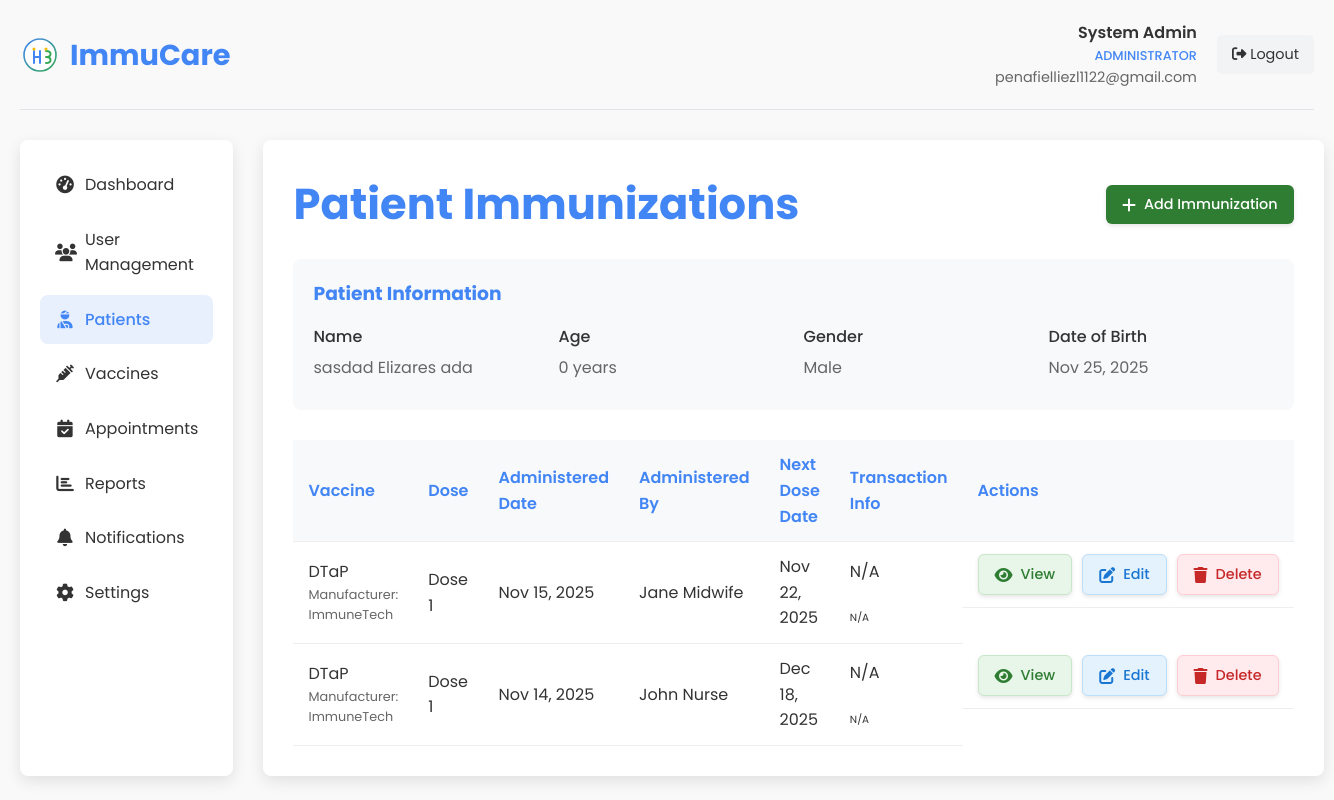
The page /admin_immunizations.php?patient_id=14 (signed in) on the database its author committed.
### tables this page shows
CREATE TABLE `patients` (
  `id` int(11) NOT NULL,
  `user_id` int(11) DEFAULT NULL,
  `first_name` varchar(50) NOT NULL,
  `middle_name` varchar(50) DEFAULT NULL,
  `last_name` varchar(50) NOT NULL,
  `date_of_birth` date NOT NULL,
  `gender` enum('male','female','other') NOT NULL,
  `blood_type` varchar(10) DEFAULT NULL COMMENT 'Patient blood type (A+, A-, B+, B-, AB+, AB-, O+, O-)',
  `purok` text NOT NULL,
  `city` varchar(100) NOT NULL,
  `province` varchar(100) NOT NULL,
  `postal_code` varchar(20) DEFAULT NULL,
  `phone_number` varchar(20) DEFAULT NULL,
  `email` varchar(255) DEFAULT NULL,
  `medical_history` text DEFAULT NULL,
  `allergies` text DEFAULT NULL,
  `diagnosis` text DEFAULT NULL COMMENT 'Patient diagnosis information',
  `created_at` datetime NOT NULL,
  `updated_at` timestamp NOT NULL DEFAULT current_timestamp() ON UPDATE current_timestamp()
);

CREATE TABLE `immunizations` (
  `id` int(11) NOT NULL,
  `patient_id` int(11) NOT NULL,
  `vaccine_id` int(11) NOT NULL,
  `administered_by` int(11) NOT NULL,
  `dose_number` int(11) DEFAULT 1,
  `batch_number` varchar(50) DEFAULT NULL,
  `expiration_date` date DEFAULT NULL,
  `administered_date` datetime NOT NULL,
  `next_dose_date` date DEFAULT NULL,
  `location` varchar(100) DEFAULT NULL,
  `diagnosis` text DEFAULT NULL,
  `transaction_id` varchar(100) DEFAULT NULL,
  `transaction_number` varchar(50) DEFAULT NULL,
  `created_at` datetime NOT NULL,
  `updated_at` timestamp NOT NULL DEFAULT current_timestamp() ON UPDATE current_timestamp()
);

CREATE TABLE `vaccines` (
  `id` int(11) NOT NULL,
  `name` varchar(100) NOT NULL,
  `manufacturer` varchar(100) DEFAULT NULL,
  `description` text DEFAULT NULL,
  `recommended_age` varchar(100) DEFAULT NULL,
  `doses_required` int(11) DEFAULT 1,
  `days_between_doses` int(11) DEFAULT NULL,
  `is_active` tinyint(1) DEFAULT 1,
  `created_at` datetime NOT NULL,
  `updated_at` timestamp NOT NULL DEFAULT current_timestamp() ON UPDATE current_timestamp()
);

CREATE TABLE `users` (
  `id` int(11) NOT NULL,
  `role_id` int(11) NOT NULL DEFAULT 4,
  `user_type` enum('admin','midwife','nurse','patient') NOT NULL DEFAULT 'patient',
  `name` varchar(100) NOT NULL,
  `email` varchar(100) NOT NULL,
  `phone` varchar(20) NOT NULL,
  `password` varchar(255) NOT NULL,
  `otp` varchar(6) DEFAULT NULL,
  `otp_expiry` datetime DEFAULT NULL,
  `is_active` tinyint(1) DEFAULT 1,
  `last_login` datetime NOT NULL,
  `created_at` datetime NOT NULL,
  `updated_at` timestamp NOT NULL DEFAULT current_timestamp() ON UPDATE current_timestamp()
);

### transaction_helper.php (called while the page is built, shortened)
<?php
class TransactionHelper {
    public static function formatTransactionId($transaction_id) {
        if (empty($transaction_id)) {
            return 'N/A';
        }
        return $transaction_id;
    }
    public static function formatTransactionNumber($transaction_number) {
        if (empty($transaction_number)) {
            return 'N/A';
        }
        return $transaction_number;
    }
}
?>

### admin_immunizations.php (the view, shortened to what this page needs)
<?php
require_once 'transaction_helper.php';
$admin_name = $_SESSION['user_name'];
$admin_email = $_SESSION['user_email'];
$conn = new mysqli(DB_HOST, DB_USER, DB_PASS, DB_NAME);
$patient_id = isset($_GET['patient_id']) ? intval($_GET['patient_id']) : 0;
$patient = null;
if ($patient_id > 0) {
    $stmt = $conn->prepare("SELECT p.*, CONCAT(p.first_name, ' ', p.middle_name, ' ', p.last_name) as full_name,
                           TIMESTAMPDIFF(YEAR, p.date_of_birth, CURDATE()) as age
                           FROM patients p WHERE p.id = ?");
    $stmt->bind_param("i", $patient_id);
    $stmt->execute();
    $result = $stmt->get_result();
    if ($result->num_rows > 0) {
        $patient = $result->fetch_assoc();
    } else {
        header('Location: admin_patients.php');
        exit;
    }
}
$immunizations_query = "SELECT i.*, v.name as vaccine_name, v.manufacturer,
                       u.name as administered_by_name,
                       i.transaction_id,
                       i.transaction_number
                       FROM immunizations i
                       JOIN vaccines v ON i.vaccine_id = v.id
                       JOIN users u ON i.administered_by = u.id
                       WHERE i.patient_id = ?
                       ORDER BY i.administered_date DESC";
$stmt = $conn->prepare($immunizations_query);
$stmt->bind_param("i", $patient_id);
$stmt->execute();
$immunizations_result = $stmt->get_result();
?>
<!DOCTYPE html>
<html lang="en">
<head>
    <link rel="stylesheet" href="styles.css">
    <link rel="stylesheet" href="https://cdnjs.cloudflare.com/ajax/libs/font-awesome/6.4.0/css/all.min.css">
</head>
<body>
    <div class="dashboard-container">
        <div class="dashboard-header">
            <div class="dashboard-logo">
                <img src="images/logo.svg" alt="ImmuCare Logo">
                <h1>ImmuCare</h1>
            </div>
            <div class="user-menu">
                <div class="user-info">
                    <div class="user-name"><?php echo htmlspecialchars($admin_name); ?></div>
                    <div class="user-role">Administrator</div>
                    <div class="user-email"><?php echo htmlspecialchars($admin_email); ?></div>
                </div>
                <a href="admin_dashboard.php?logout=1" class="logout-btn">
                    <i class="fas fa-sign-out-alt"></i> Logout
                </a>
            </div>
        </div>
        <div class="dashboard-content">
            <div class="sidebar">
                <ul class="sidebar-menu">
                    <li><a href="admin_dashboard.php"><i class="fas fa-tachometer-alt"></i> Dashboard</a></li>
                    <li><a href="admin_users.php"><i class="fas fa-users"></i> User Management</a></li>
                    <li><a href="admin_patients.php" class="active"><i class="fas fa-user-injured"></i> Patients</a></li>
                    <li><a href="admin_vaccines.php"><i class="fas fa-syringe"></i> Vaccines</a></li>
                    <li><a href="admin_appointments.php"><i class="fas fa-calendar-check"></i> Appointments</a></li>
                    <li><a href="admin_reports.php"><i class="fas fa-chart-bar"></i> Reports</a></li>
                    <li><a href="admin_notifications.php"><i class="fas fa-bell"></i> Notifications</a></li>
                    <li><a href="admin_settings.php"><i class="fas fa-cog"></i> Settings</a></li>
                </ul>
            </div>
            <div class="main-content">
                <div class="page-title">
                    <h2>Patient Immunizations</h2>
                    <?php if ($patient): ?>
                        <a href="?action=add&patient_id=<?php echo $patient_id; ?>" class="btn-add">
                            <i class="fas fa-plus"></i> Add Immunization
                        </a>
                    <?php endif; ?>
                </div>
                <?php if ($patient): ?>
                    <div class="patient-info">
                        <h3>Patient Information</h3>
                        <div class="patient-details">
                            <div class="patient-detail">
                                <div class="detail-label">Name</div>
                                <div class="detail-value"><?php echo htmlspecialchars($patient['full_name']); ?></div>
                            </div>
                            <div class="patient-detail">
                                <div class="detail-label">Age</div>
                                <div class="detail-value"><?php echo $patient['age']; ?> years</div>
                            </div>
                            <div class="patient-detail">
                                <div class="detail-label">Gender</div>
                                <div class="detail-value"><?php echo ucfirst($patient['gender']); ?></div>
                            </div>
                            <div class="patient-detail">
                                <div class="detail-label">Date of Birth</div>
                                <div class="detail-value"><?php echo date('M d, Y', strtotime($patient['date_of_birth'])); ?></div>
                            </div>
                        </div>
                    </div>
                    <div class="immunizations-list">
                        <table class="immunizations-table">
                            <thead>
                                <tr>
                                    <th>Vaccine</th>
                                    <th>Dose</th>
                                    <th>Administered Date</th>
                                    <th>Administered By</th>
                                    <th>Next Dose Date</th>
                                    <th>Transaction Info</th>
                                    <th>Actions</th>
                                </tr>
                            </thead>
                            <tbody>
                                <?php if ($immunizations_result->num_rows > 0): ?>
                                    <?php while ($immunization = $immunizations_result->fetch_assoc()): ?>
                                        <tr>
                                            <td>
                                                <?php echo htmlspecialchars($immunization['vaccine_name']); ?>
                                                <div style="font-size: 0.8rem; color: #666;">
                                                    Manufacturer: <?php echo htmlspecialchars($immunization['manufacturer']); ?>
                                                </div>
                                            </td>
                                            <td>Dose <?php echo $immunization['dose_number']; ?></td>
                                            <td><?php echo date('M d, Y', strtotime($immunization['administered_date'])); ?></td>
                                            <td><?php echo htmlspecialchars($immunization['administered_by_name']); ?></td>
                                            <td>
                                                <?php if ($immunization['next_dose_date']): ?>
                                                    <?php echo date('M d, Y', strtotime($immunization['next_dose_date'])); ?>
                                                <?php else: ?>
                                                    N/A
                                                <?php endif; ?>
                                            </td>
                                            <td class="transaction-info">
                                                <div class="small">
                                                    <div class="badge bg-primary mb-1"><?php echo TransactionHelper::formatTransactionNumber($immunization['transaction_number']); ?></div><br>
                                                    <div class="text-muted" style="font-size: 0.65rem;"><?php echo TransactionHelper::formatTransactionId($immunization['transaction_id']); ?></div>
                                                </div>
                                            </td>
                                            <td class="action-buttons">
                                                <a href="?action=view&id=<?php echo $immunization['id']; ?>&patient_id=<?php echo $patient_id; ?>" class="btn-view">
                                                    <i class="fas fa-eye"></i> View
                                                </a>
                                                <a href="?action=edit&id=<?php echo $immunization['id']; ?>&patient_id=<?php echo $patient_id; ?>" class="btn-edit">
                                                    <i class="fas fa-edit"></i> Edit
                                                </a>
                                                <a href="?action=delete&id=<?php echo $immunization['id']; ?>&patient_id=<?php echo $patient_id; ?>"
                                                   class="btn-delete"
                                                   onclick="return confirm('Are you sure you want to delete this immunization record?');">
                                                    <i class="fas fa-trash"></i> Delete
                                                </a>
                                            </td>
                                        </tr>
                                    <?php endwhile; ?>
                                <?php else: ?>
                                    <tr>
                                        <td colspan="6" style="text-align: center;">No immunization records found.</td>
                                    </tr>
                                <?php endif; ?>
                            </tbody>
                        </table>
                    </div>
                <?php else: ?>
                    <div class="alert alert-error">
                        Patient not found. Please select a valid patient.
                    </div>
                <?php endif; ?>
            </div>
        </div>
    </div>
</body>
</html>

### styles.css (style rules this page uses)
:root { --primary-color: #4285f4; --secondary-color: #34a853; --accent-color: #fbbc05; --text-color: #333; --light-text: #666; --bg-light: #f9f9f9; --bg-white: #ffffff; --shadow: 0 5px 15px rgba(0, 0, 0, 0.1); --border-radius: 8px; --transition: all 0.3s ease; }
* { margin: 0; padding: 0; box-sizing: border-box; }
html { scroll-behavior: smooth; }
body { font-family: 'Poppins', sans-serif; line-height: 1.6; color: var(--text-color); background-color: var(--bg-light); }
a { text-decoration: none; color: inherit; }
ul { list-style: none; }
img { max-width: 100%; height: auto; }

### rows shown on the page
patients: gender "Male", date_of_birth "Nov 25, 2025"
immunizations: vaccine.name "DTaP", vaccine.manufacturer "ImmuneTech", dose_number "1", administered_date "Nov 15, 2025", administered_by.name "Jane Midwife", next_dose_date "Nov 22, 2025", transaction_number "N/A", transaction "N/A"
immunizations: vaccine.name "DTaP", vaccine.manufacturer "ImmuneTech", dose_number "1", administered_date "Nov 14, 2025", administered_by.name "John Nurse", next_dose_date "Dec 18, 2025", transaction_number "N/A", transaction "N/A"

### other values the page prints
$admin_name "System Admin"
$admin_email "penafielliezl1122@gmail.com"
$patient['full_name'] "sasdad Elizares ada"
$patient['age'] "0"
